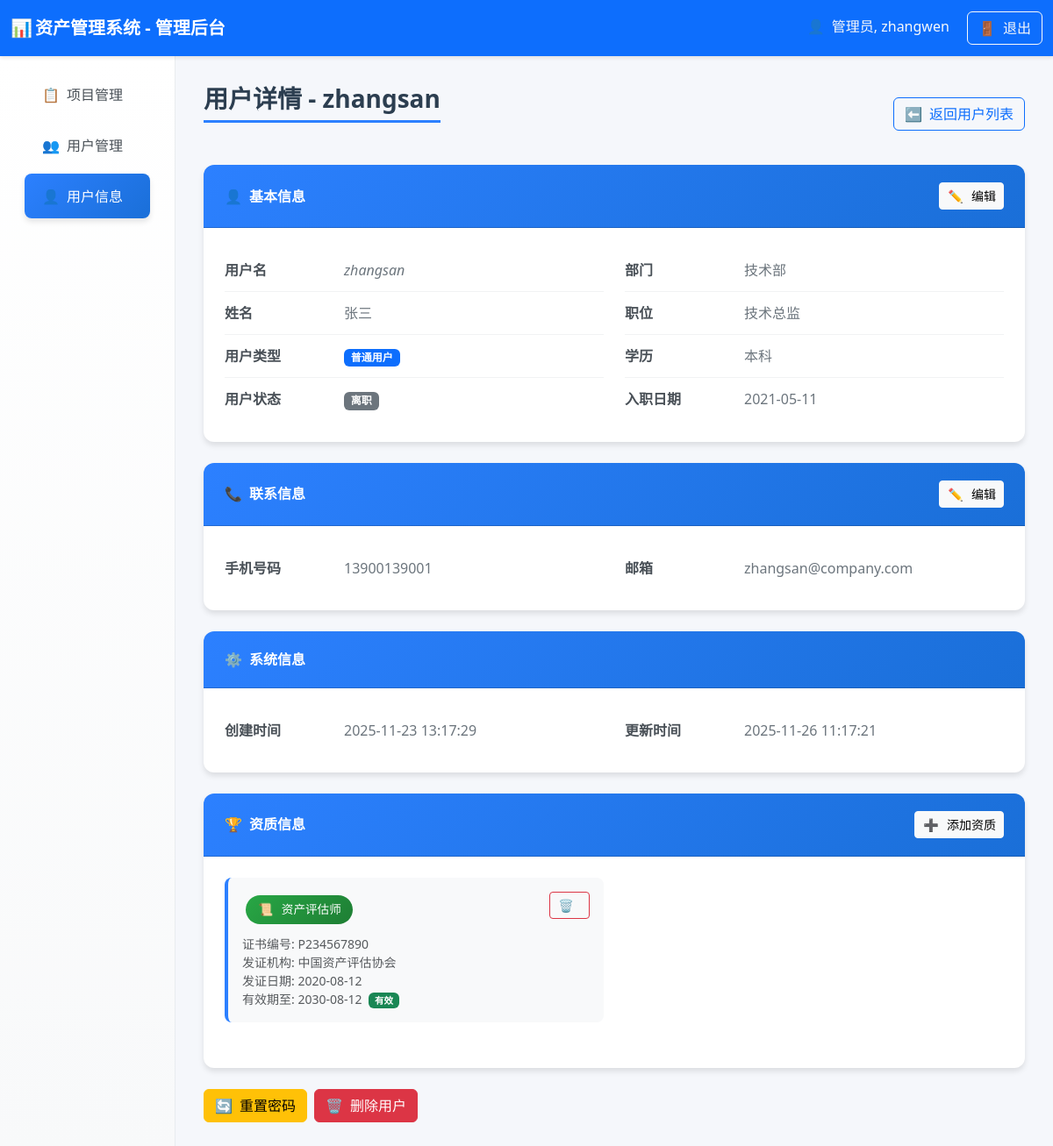
Page /admin/user_profile/zhangsan (signed in) on the earlier database version.
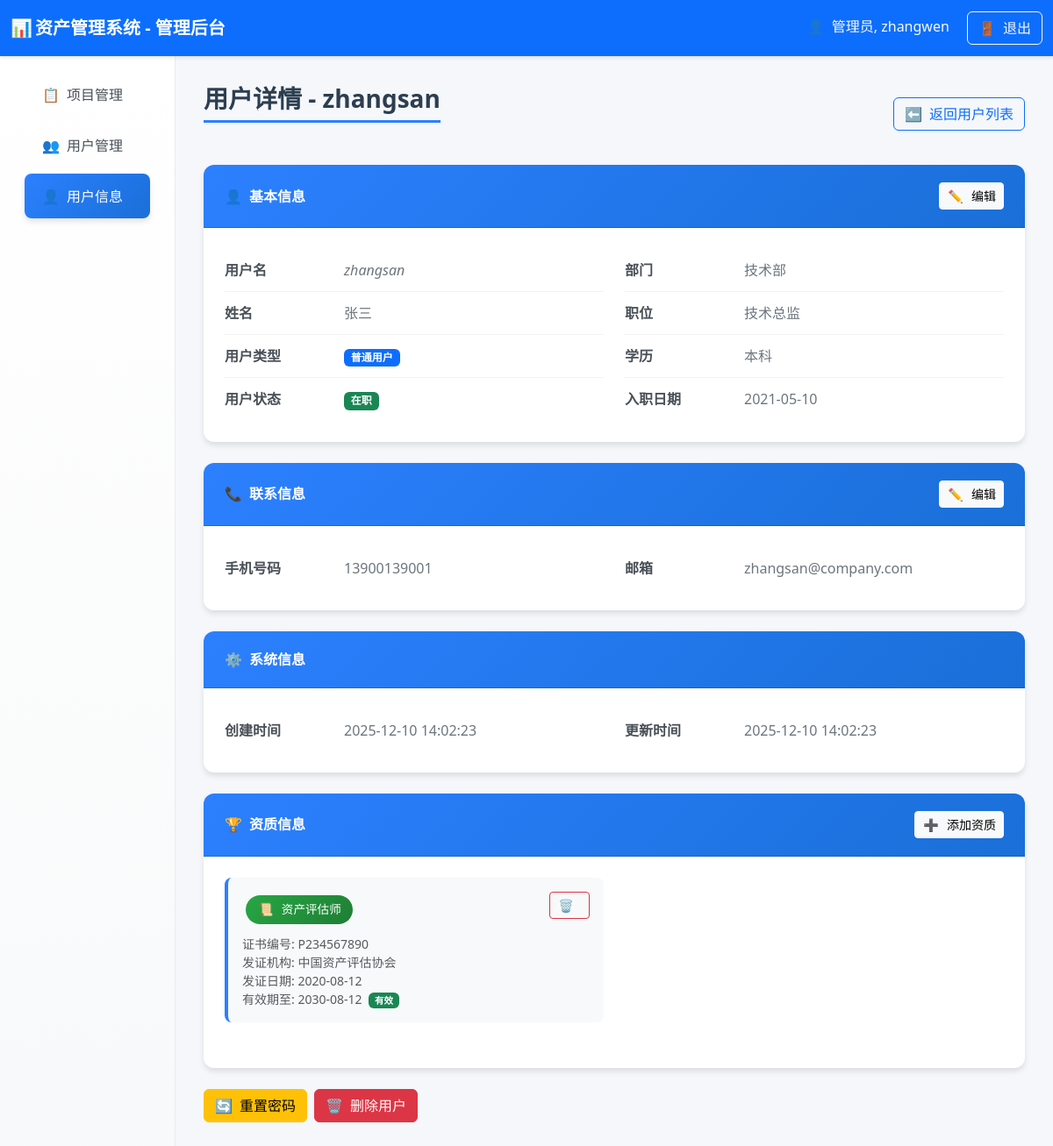
Same page on the later database version.
### tables this page shows
CREATE TABLE users (
        id INTEGER PRIMARY KEY AUTOINCREMENT,
        username TEXT UNIQUE,
        realname TEXT,
        user_type TEXT,
        password TEXT,
        phone TEXT,
        email TEXT,
        hire_date TEXT,
        education TEXT,
        position TEXT,
        department TEXT,
        status TEXT DEFAULT 'active',  -- active-在职, inactive-离职
        create_time TEXT DEFAULT CURRENT_TIMESTAMP,
        update_time TEXT DEFAULT CURRENT_TIMESTAMP
    );

### routes/user_routes.py (the view)
@router.get("/admin/user_profile/{username}", response_class=HTMLResponse)
async def admin_user_profile(
    request: Request,
    username: str,
    user: dict = Depends(login_required),
    db: sqlite3.Connection = Depends(get_db)
):
    if user.get("user_type") != "admin":
        return RedirectResponse(url="/user_dashboard")
    try:
        user_profile = await user_service.get_user_profile(username, db)
        user_qualifications = await user_service.get_user_qualifications(username, db)
        today = datetime.now().strftime("%Y-%m-%d")
        return templates.TemplateResponse("admin_user_profile.html", {
            "request": request,
            "current_user": user,  # 当前登录的管理员
            "user_profile": user_profile,
            "user_qualifications": user_qualifications,
            "today": today
        })
    except Exception as e:
        return RedirectResponse(url="/user_manager")

### templates/admin_user_profile.html (shortened to what the changed rows need)
<!DOCTYPE html>
<html lang="zh-CN">
<head>
    <link href="https://cdn.jsdelivr.net/npm/bootstrap@5.3.2/dist/css/bootstrap.min.css" rel="stylesheet">
    <link rel="stylesheet"
        href="https://cdnjs.cloudflare.com/ajax/libs/bootstrap-icons/1.11.0/font/bootstrap-icons.min.css">
</head>
<body>
    <div class="container-fluid">
        <div class="row">
            <div class="col-md-9 col-lg-10 main-content">
                <div class="d-flex justify-content-between align-items-center mb-4">
                    <h3 class="page-title">用户详情 - {{ user_profile.username }}</h3>
                    <a href="/user_manager" class="btn btn-outline-primary">
                        <span class="fallback-icon">⬅️</span>返回用户列表
                    </a>
                </div>
                <div class="card profile-card">
                    <div class="card-body">
                        <form id="basicInfoForm" method="post"
                            action="/admin/user_profile/update/{{ user_profile.username }}">
                            <div class="row">
                                <div class="col-md-6">
                                    <div class="info-item">
                                        <span class="info-label">用户名</span>
                                        <span class="info-value non-editable">{{ user_profile.username }}</span>
                                    </div>
                                    <div class="info-item">
                                        <div class="info-value">
                                            <span id="realnameDisplay">{{ user_profile.realname or '未设置' }}</span>
                                        </div>
                                    </div>
                                    <div class="info-item">
                                        <div class="info-value">
                                            <span id="statusDisplay">
                                                {% if user_profile.status == 'active' %}
                                                <span class="badge status-badge status-active">在职</span>
                                                {% else %}
                                                <span class="badge status-badge status-inactive">离职</span>
                                                {% endif %}
                                            </span>
                                        </div>
                                    </div>
                                </div>
                                <div class="col-md-6">
                                    <div class="info-item">
                                        <div class="info-value">
                                            <span id="departmentDisplay">{{ user_profile.department or '未设置' }}</span>
                                        </div>
                                    </div>
                                    <div class="info-item">
                                        <div class="info-value">
                                            <span id="positionDisplay">{{ user_profile.position or '未设置' }}</span>
                                        </div>
                                    </div>
                                    <div class="info-item">
                                        <div class="info-value">
                                            <span id="educationDisplay">{{ user_profile.education or '未设置' }}</span>
                                        </div>
                                    </div>
                                    <div class="info-item">
                                        <div class="info-value">
                                            <span id="hireDateDisplay">{{ user_profile.hire_date or '未设置' }}</span>
                                        </div>
                                    </div>
                                </div>
                            </div>
                        </form>
                    </div>
                </div>
                <div class="card profile-card">
                    <div class="card-body">
                        <form id="contactInfoForm" method="post"
                            action="/admin/user_profile/update/{{ user_profile.username }}">
                            <div class="row">
                                <div class="col-md-6">
                                    <div class="info-item">
                                        <div class="info-value">
                                            <span id="phoneDisplay">{{ user_profile.phone or '未设置' }}</span>
                                        </div>
                                    </div>
                                </div>
                                <div class="col-md-6">
                                    <div class="info-item">
                                        <div class="info-value">
                                            <span id="emailDisplay">{{ user_profile.email or '未设置' }}</span>
                                        </div>
                                    </div>
                                </div>
                            </div>
                        </form>
                    </div>
                </div>
                <div class="card profile-card">
                    <div class="card-body">
                        <div class="row">
                            <div class="col-md-6">
                                <div class="info-item">
                                    <span class="info-label">创建时间</span>
                                    <span class="info-value">{{ user_profile.create_time or '未设置' }}</span>
                                </div>
                            </div>
                            <div class="col-md-6">
                                <div class="info-item">
                                    <span class="info-label">更新时间</span>
                                    <span class="info-value">{{ user_profile.update_time or '未设置' }}</span>
                                </div>
                            </div>
                        </div>
                    </div>
                </div>
            </div>
        </div>
    </div>
</body>
</html>

Differences in the rows shown:
changed users "zhangsan": status "inactive" → "active" (drawn); hire_date "2021-05-11" → "2021-05-10"
Other differences:
{{ user_profile.create_time or '未设置' }}: "2025-11-23 13:17:29" → "2025-12-10 14:02:23"
{{ user_profile.update_time or '未设置' }}: "2025-11-26 11:17:21" → "2025-12-10 14:02:23"
text no longer shown: "离职"
text now shown: "在职"
